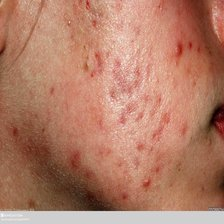
#> input picture backend/data/all_available_data/processed/acne/medical_acne_002.jpg, 224 x 224 px
$ python -i hybrid_face_detection.py   (imports and definitions only)
#> lines starting #> are read from the running program, lines starting #| are printed output that depends on the picture
#!/usr/bin/env python3
"""
Hybrid Face Detection System
Combines local OpenCV detection with Google Vision API for cost optimization
"""

import cv2
import numpy as np
import logging
from typing import Dict, List, Optional
import os
import base64

# Google Cloud imports
try:
    from google.cloud import vision
    from google.auth import default
    VISION_AVAILABLE = True
except ImportError:
    VISION_AVAILABLE = False

# Configure logging
# [1 line not run here, left out]
logger = logging.getLogger(__name__)

class HybridFaceDetector:
    """Hybrid face detection system"""

    def __init__(self, use_google_vision: bool = True):
        """
        Initialize hybrid face detector

        Args:
            use_google_vision: Whether to use Google Vision API for detailed analysis
        """
        self.use_google_vision = use_google_vision and VISION_AVAILABLE
        self.vision_client = None

        # Initialize local detector
        try:
            self.face_cascade = cv2.CascadeClassifier(
                cv2.data.haarcascades + 'haarcascade_frontalface_default.xml'
            )
            self.profile_cascade = cv2.CascadeClassifier(
                cv2.data.haarcascades + 'haarcascade_profileface.xml'
            )
            logger.info("✅ Local face detector initialized")
        except Exception as e:
            logger.error(f"❌ Failed to initialize local detector: {e}")
            self.face_cascade = None
            self.profile_cascade = None

        # Initialize Google Vision if available
        if self.use_google_vision:
            try:
                credentials, _ = default()
                self.vision_client = vision.ImageAnnotatorClient(credentials=credentials)
                logger.info("✅ Google Vision API initialized")
            except Exception as e:
                logger.warning(f"⚠️ Google Vision API not available: {e}")
                self.use_google_vision = False

    def detect_faces_hybrid(self, image_path: str) -> Dict:
        """
        Hybrid face detection using local + cloud approach

        Args:
            image_path: Path to image file

        Returns:
            Dictionary with detection results
        """
        try:
            # Step 1: Local detection (FREE)
            local_result = self._detect_faces_local(image_path)

            if not local_result['face_detected']:
                return local_result

            # Step 2: Google Vision analysis (if enabled and face found)
            if self.use_google_vision and self.vision_client:
                google_result = self._analyze_with_google_vision(image_path)

                # Combine results
                return self._combine_results(local_result, google_result)

            # Return local result if Google Vision not available
            return local_result

        except Exception as e:
            logger.error(f"❌ Hybrid detection error: {e}")
            return {
                'face_detected': False,
                'confidence': 0.0,
                'error': str(e),
                'method': 'hybrid_failed'
            }

    def _detect_faces_local(self, image_path: str) -> Dict:
        """Local face detection using OpenCV"""
        try:
            image = cv2.imread(image_path)
#> image is the input picture: shape (224, 224, 3); mean B, G, R 103.1, 124.8, 178.1
            if image is None:
                return {'face_detected': False, 'confidence': 0.0, 'method': 'local'}

            gray = cv2.cvtColor(image, cv2.COLOR_BGR2GRAY)
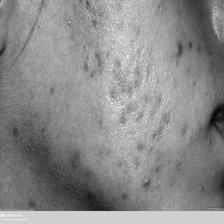
#> gray: shape (224, 224); min 6, max 251, mean 138.3

            # Detect faces
            faces = self.face_cascade.detectMultiScale(
                gray, scaleFactor=1.1, minNeighbors=5, minSize=(30, 30)
            )
#> faces = ()

            if len(faces) == 0:
                faces = self.profile_cascade.detectMultiScale(
                    gray, scaleFactor=1.1, minNeighbors=5, minSize=(30, 30)
                )

            if len(faces) == 0:
                return {
                    'face_detected': False,
                    'confidence': 0.0,
                    'method': 'local',
                    'analysis_quality': {
                        'image_quality': 'low',
                        'lighting_conditions': 'poor',
                        'face_angle': 'none',
                        'recommendations': ['No face detected locally']
                    }
                }

            # Get largest face
            largest_face = max(faces, key=lambda x: x[2] * x[3])
            x, y, w, h = largest_face

            # Calculate confidence
            image_area = image.shape[0] * image.shape[1]
            face_area = w * h
            face_ratio = face_area / image_area
            confidence = min(0.95, max(0.5, face_ratio * 10))

            return {
                'face_detected': True,
                'confidence': confidence,
                'method': 'local',
                'face_bounds': {'x': int(x), 'y': int(y), 'width': int(w), 'height': int(h)},
                'face_count': len(faces),
                'local_analysis': self._analyze_face_local(gray[y:y+h, x:x+w])
            }

        except Exception as e:
            logger.error(f"❌ Local detection error: {e}")
            return {'face_detected': False, 'confidence': 0.0, 'method': 'local', 'error': str(e)}

    # [198 lines left out: functions _analyze_with_google_vision, _analyze_face_local, _combine_results, process_dataset_efficiently, main, not called in this run]

# [2 lines not run here, left out]

>>> result = HybridFaceDetector().detect_faces_hybrid('../backend/data/all_available_data/processed/acne/medical_acne_002.jpg')

$ run again, on backend/data/all_available_data/processed/acne/medical_acne_016.jpg
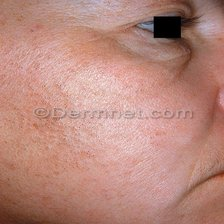
#> input picture backend/data/all_available_data/processed/acne/medical_acne_016.jpg, 224 x 224 px
#> in _detect_faces_local, image is the input picture: shape (224, 224, 3); mean B, G, R 125.5, 136.7, 184.9
#> in _detect_faces_local, `gray = cv2.cvtColor(image, cv2.COLOR_BGR2GRAY)`:
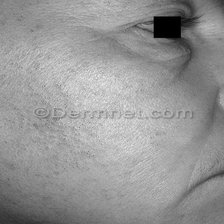
#> gray: shape (224, 224); min 0, max 235, mean 149.9
#> faces = ()

$ run again, on backend/data/all_available_data/processed/acne/medical_acne_022.jpg
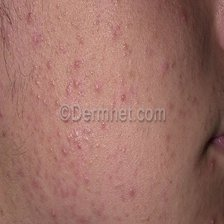
#> input picture backend/data/all_available_data/processed/acne/medical_acne_022.jpg, 224 x 224 px
#> in _detect_faces_local, image is the input picture: shape (224, 224, 3); mean B, G, R 102.4, 112.2, 157.2
#> in _detect_faces_local, `gray = cv2.cvtColor(image, cv2.COLOR_BGR2GRAY)`:
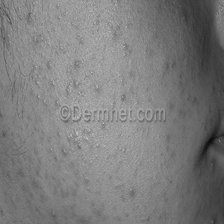
#> gray: shape (224, 224); min 11, max 196, mean 124.5
#> faces = ()

$ run again, on backend/data/all_available_data/processed/acne/medical_acne_027.jpg
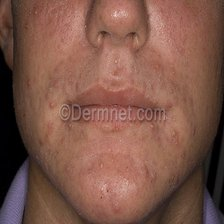
#> input picture backend/data/all_available_data/processed/acne/medical_acne_027.jpg, 224 x 224 px
#> in _detect_faces_local, image is the input picture: shape (224, 224, 3); mean B, G, R 73.6, 86.7, 126.3
#> in _detect_faces_local, `gray = cv2.cvtColor(image, cv2.COLOR_BGR2GRAY)`:
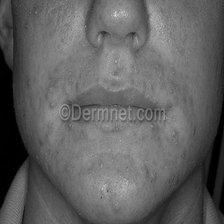
#> gray: shape (224, 224); min 0, max 225, mean 97.1
#> faces = [[24, 40, 176, 176]]
#> largest_face = [24, 40, 176, 176]
#> x = 24; y = 40; w = 176
#> face_area = 30976
#> face_ratio = 0.617
#> confidence = 0.95
#> mean_intensity = 110.3
#> in _analyze_face_local, `mean_intensity = np.mean(face_roi)`:
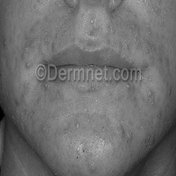
#> face_roi: shape (176, 176); min 0, max 195, mean 110.3
#> std_intensity = 25.63
#> skin_tone = 'medium'
#> texture = 'normal'
#> local_result = 6 items
